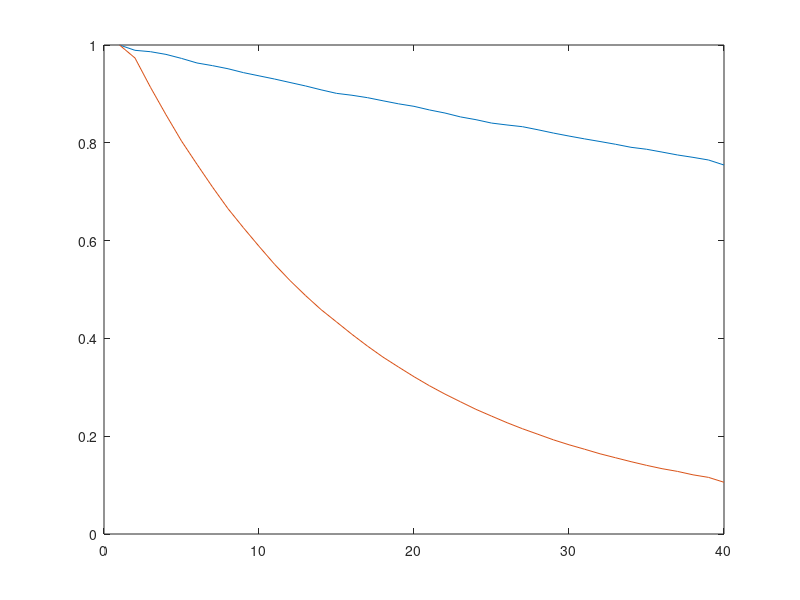

Write the MATLAB code that produced this figure.
clc; clear; close all;
ch1 = [1	1	1	1	1	1	1
0.967704705	0.952370443	0.952793321	0.963989739	1.001058291	0.974659433	1.001218229
0.90260918	0.894276287	0.893271723	0.907215366	0.942987766	0.911563441	0.942268596
0.845231961	0.83415542	0.837511917	0.856098016	0.889082674	0.853948202	0.885518103
0.797165145	0.778650747	0.7812678	0.806726294	0.830876688	0.804367971	0.826323242
0.744074731	0.730417959	0.73336359	0.761073651	0.785319392	0.755587676	0.782229676
0.697259949	0.684035326	0.687704271	0.716639989	0.73866994	0.709975447	0.732211086
0.659013623	0.636714741	0.642870415	0.675511188	0.693188841	0.666382861	0.683592668
0.613827003	0.599126785	0.602827893	0.637654703	0.65395589	0.62502376	0.650162562
0.576456586	0.559247285	0.56412865	0.601472838	0.619193159	0.586139712	0.611717149
0.544393149	0.522413368	0.527686483	0.565779157	0.578258477	0.552772058	0.570495123
0.507800746	0.490449444	0.493860817	0.533159559	0.545849384	0.516561064	0.540830453
0.476628676	0.460221651	0.464479243	0.503566705	0.515819329	0.485355615	0.507780054
0.451902269	0.42921407	0.435578935	0.475624802	0.485416755	0.457092508	0.478099563
0.432601348	0.404731691	0.408670702	0.447650353	0.458756297	0.429047204	0.454446932
0.409848313	0.378987674	0.384244946	0.422823955	0.43462727	0.402435451	0.424782261
0.386229674	0.355424855	0.360900515	0.399074521	0.407331838	0.380369872	0.400386036
0.362167927	0.334142547	0.337863729	0.376410927	0.385056936	0.356846982	0.379644499
0.341651038	0.313864398	0.319118736	0.355939725	0.365643652	0.336856487	0.357257561
0.322607737	0.293755448	0.299210176	0.336004047	0.344892689	0.318592587	0.336634682
0.303760228	0.27718129	0.281165759	0.317796247	0.325818059	0.297948677	0.318068553
0.287344655	0.260511496	0.264543818	0.300848849	0.308919274	0.279981784	0.300491247
0.271057892	0.244338266	0.24886004	0.283960626	0.292994116	0.265994773	0.285208009
0.25618289	0.230180712	0.233039193	0.267675976	0.277382212	0.250760336	0.268928037
0.240957524	0.217369395	0.220702952	0.253992017	0.26305719	0.235858546	0.25612081
0.228375343	0.204061515	0.207017341	0.239938222	0.249553401	0.223174402	0.241430865
0.215509779	0.192651608	0.194778572	0.226425868	0.237607417	0.209809124	0.229889331
0.204241462	0.182565868	0.184994868	0.214490498	0.22635567	0.199552511	0.21524685
0.193957256	0.170034097	0.173636389	0.203170536	0.214291157	0.188816727	0.203760689
0.183822469	0.161537358	0.16305159	0.192542908	0.205062862	0.177653255	0.19380127
0.173924692	0.154055814	0.154851798	0.18221115	0.195241925	0.169107397	0.184648731
0.166268214	0.145033086	0.145808267	0.172530304	0.184311899	0.160541739	0.173858701
0.15721028	0.13826512	0.137675487	0.163716356	0.176785336	0.150819737	0.167213815
0.149038561	0.131236	0.130176271	0.155804809	0.169004783	0.142123396	0.158140381
0.142556831	0.123191684	0.123395908	0.147366615	0.160123608	0.135688262	0.150696526
0.135080687	0.117505122	0.116600315	0.13996988	0.153426745	0.128540314	0.144130746
0.128717463	0.112734442	0.110752023	0.133401581	0.147762774	0.122853635	0.139930229
0.122859174	0.105550835	0.104123959	0.126342137	0.140430936	0.116268018	0.131568747
0.117227592	0.100846364	0.09911636	0.120785711	0.135359607	0.111405037	0.125841488
0.108983739	0.09079005	0.088887941	0.109243847	0.124412649	0.101984001	0.116388346
];
ch1= mean(ch1,2);

ch2 = [1	1	1	1	1	1	1	1	1
0.993169448	0.983282545	0.988117656	0.993569041	0.985869396	0.991427058	0.9905842	0.985441034	0.990736803
0.984912936	0.997375341	1.002776284	0.984978281	0.975253151	0.981607301	0.983606428	0.981204004	0.984972566
0.977672672	0.979020031	1.015429464	0.97641578	0.973231358	0.975885467	0.975483611	0.976263761	0.977765009
0.968018317	0.969996489	1.003668161	0.969022397	0.963376029	0.970393597	0.970212065	0.968368688	0.970249784
0.960958808	0.957357555	0.987650058	0.9605366	0.954523062	0.965236317	0.962146451	0.958498184	0.96227909
0.955917736	0.95921125	0.982003206	0.953489593	0.948201604	0.957515656	0.953696197	0.95440091	0.955591852
0.947394107	0.953081674	0.979015419	0.947807903	0.942497171	0.948864243	0.949701854	0.946986108	0.947836828
0.936496556	0.951165862	0.970885328	0.939099262	0.933183264	0.941010618	0.939589756	0.940507445	0.939345815
0.928103473	0.936053632	0.962993494	0.934813571	0.928256819	0.937541551	0.93437344	0.935053656	0.935284306
0.918856822	0.939593146	0.950800268	0.926855814	0.923362079	0.930189267	0.927855265	0.928803483	0.927651443
0.91496656	0.928957697	0.944670528	0.918885139	0.915448063	0.922386866	0.921150686	0.921731414	0.92176052
0.908348898	0.922218348	0.936879349	0.912959614	0.911070355	0.914632418	0.912157004	0.913648892	0.914557487
0.89881103	0.917171109	0.914807954	0.907927883	0.903502653	0.908911675	0.905580639	0.908727505	0.909954544
0.895179852	0.909454393	0.906091772	0.900692751	0.896647091	0.900691851	0.898884937	0.902261043	0.900171027
0.887766865	0.905270901	0.914242249	0.894992491	0.891554805	0.897068023	0.891581701	0.897509359	0.895023633
0.879942158	0.89876233	0.927031758	0.890232047	0.882277481	0.891672062	0.884844576	0.887410365	0.888502294
0.874109779	0.896195464	0.919134829	0.880139519	0.87688278	0.882489881	0.879240661	0.880984943	0.884158756
0.869020506	0.900489824	0.905165494	0.871593974	0.868759024	0.877863369	0.872704732	0.874649364	0.877332766
0.863868972	0.898107344	0.894762391	0.866930418	0.864830062	0.874194856	0.868818878	0.868386989	0.871322698
0.850296238	0.898438375	0.885914976	0.85943934	0.85674045	0.866183199	0.861539311	0.86309403	0.86296742
0.842338977	0.886666727	0.88078796	0.854654674	0.847587505	0.860788327	0.856426552	0.858211463	0.860447264
0.836418228	0.872508275	0.869754173	0.847803058	0.844212159	0.857209184	0.849733809	0.848475168	0.850407357
0.830858991	0.864148761	0.866177748	0.839909894	0.83829067	0.850390937	0.844337008	0.847178549	0.844205751
0.822070254	0.859309891	0.858949726	0.83593263	0.833237406	0.841553156	0.835415323	0.838723345	0.838135355
0.815944649	0.858241314	0.864326468	0.831981204	0.826398915	0.836745726	0.829987948	0.831015722	0.833518839
0.809592095	0.857087816	0.870629486	0.825190143	0.824974636	0.827415322	0.823133458	0.829603749	0.828814848
0.806151714	0.848365427	0.860992123	0.819904081	0.819019003	0.824165321	0.8166212	0.82197155	0.822420195
0.795615674	0.847195024	0.845667136	0.81338027	0.808583233	0.821877677	0.81249963	0.817303053	0.816781137
0.794233898	0.833263812	0.836609493	0.806363137	0.805300562	0.815622895	0.808669992	0.811639631	0.812546188
0.790488241	0.836080327	0.827708565	0.798935036	0.796520759	0.809607885	0.800702018	0.805748828	0.806638675
0.784195939	0.829432581	0.823340919	0.794990876	0.791413841	0.804228272	0.797791572	0.797769459	0.800529067
0.778311341	0.823838473	0.814521534	0.787577309	0.790001756	0.799423021	0.792223162	0.793079888	0.794200774
0.771908578	0.818435828	0.80969903	0.782241995	0.781619483	0.793476673	0.784152617	0.788503452	0.787141017
0.76358378	0.81801398	0.804879074	0.778851713	0.780548835	0.78844146	0.781811242	0.782005934	0.783317799
0.753907333	0.815432567	0.798596441	0.773275792	0.773776193	0.785911864	0.774068135	0.777207664	0.777413303
0.751981282	0.810993922	0.791847484	0.76519854	0.768005912	0.775954783	0.768879434	0.772329534	0.770926652
0.743714728	0.81053158	0.786618539	0.76214656	0.762011258	0.771438349	0.762704476	0.765529213	0.767534771
0.743682593	0.802942244	0.781607467	0.75456586	0.754877668	0.765340509	0.758497101	0.761430829	0.760888253
0.728722058	0.790708646	0.770534183	0.746466	0.747105104	0.757190438	0.747874122	0.750897041	0.751757775
];
ch2 = mean(ch2,2);

plot(ch2);hold on;
plot(ch1);
save tomm_map4.mat
